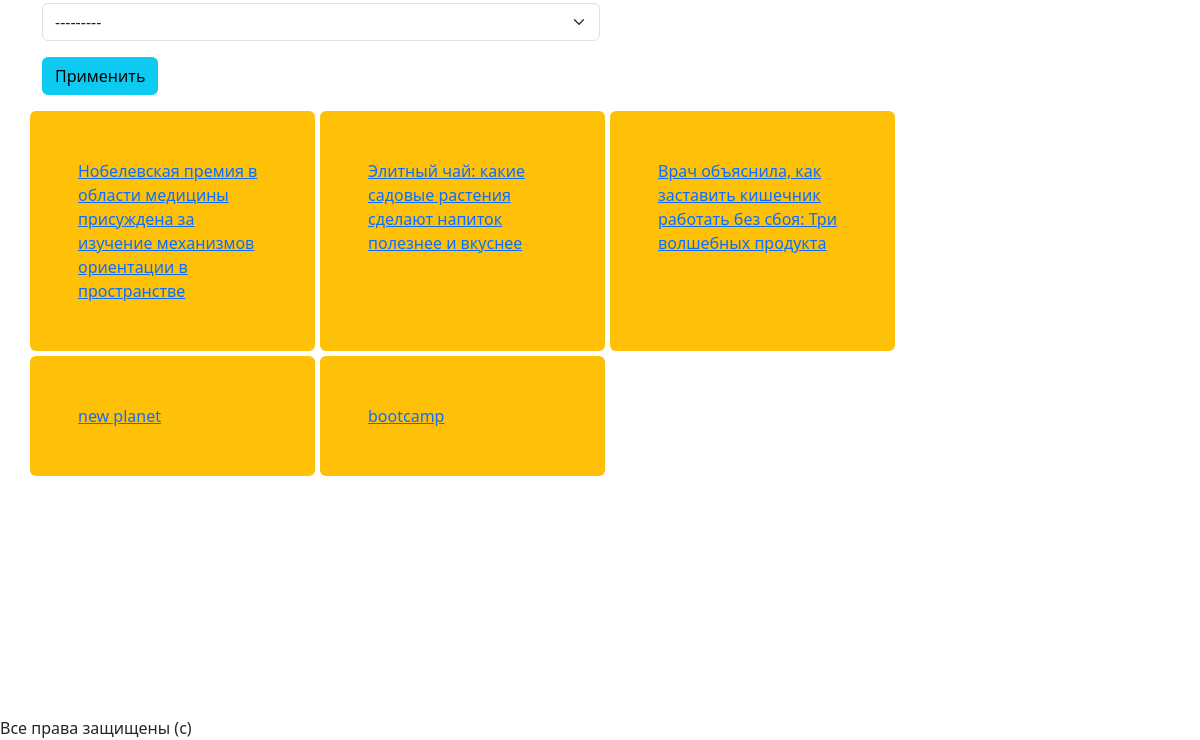
Before: /news/ (lower part) with the older database file.
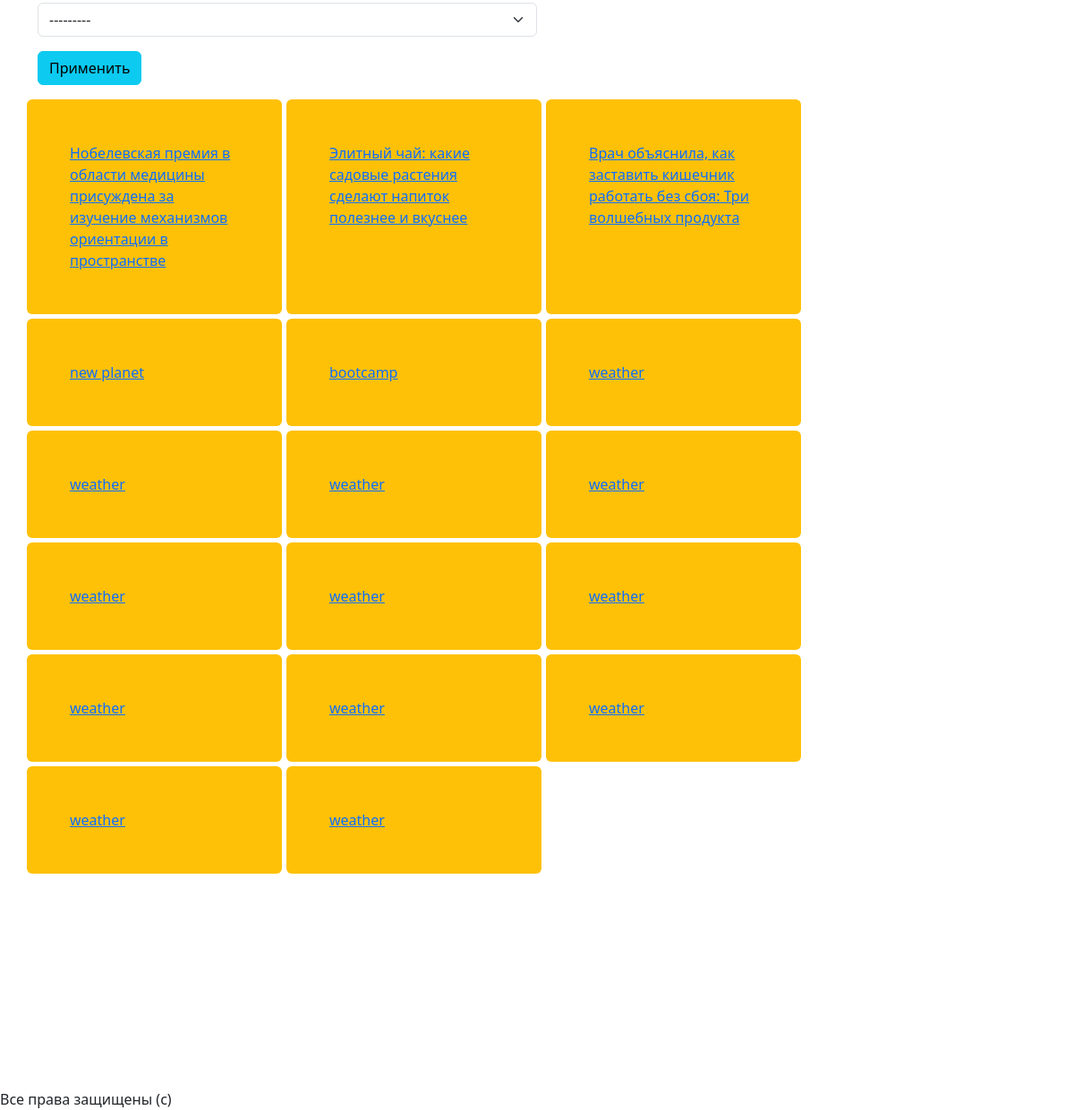
After: the same page with the newer database file.
### news/models.py (models this page shows, shortened)
class New(models.Model):
    title = models.CharField(max_length=1000)
    article = models.TextField()
    views = models.IntegerField(default=0)
    user_views = models.ManyToManyField(
        to=User,
        blank=True,
    )
    category = models.ForeignKey(
        to=NewsCategory,
        on_delete=models.SET_NULL,
        null=True, blank=True,
        verbose_name="Категория",
    )

### news/views/news_view.py (the view)
# urls.py: path('news/', news_view, name='news-list'),
def news_view(request):
    news_list = New.objects.all()
    filter_object = NewFilter(
        data=request.GET,
        queryset=news_list
    )
    context = {"filter_object": filter_object}
    return render(request, 'news.html', context)

### news/models.py (called while the page is built)
    def __str__(self):
        return self.name

### news/templates/news.html (shortened to what this page needs)
{% extends 'base.html' %}
{% load django_bootstrap5 %}
{% block content %}
<p class="row">
    <form class="col-lg-6" method="get">
        {% bootstrap_form filter_object.form %}
        <button class="btn btn-info">Применить</button>
    </form>
</p>
<div class="row news-list">
    {% for obj in  filter_object.qs %}
        <div class="p-5 bg-warning rounded col-lg-3 col-md-5 col-sm-12">
            <a href="/new/{{ obj.id }}/">{{ obj.title }}</a>
        </div>
    {% endfor %}
</div>
{% endblock %}

Changed rows visible on the page:
added New: title "weather"
added New: title "weather"
added New: title "weather"
added New: title "weather"
added New: title "weather"
added New: title "weather"
added New: title "weather"
added New: title "weather"
added New: title "weather"
added New: title "weather"
added New: title "weather"
added New: title "weather"
